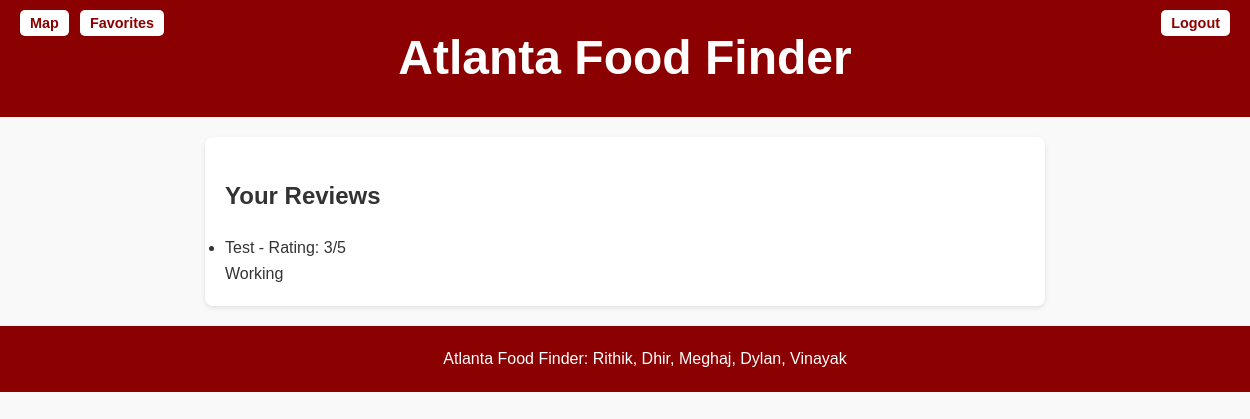
Screenshot of /users/list-reviews/ (signed in) with the database file from the repository.
### users/models.py (models this page shows, shortened)
class Review(models.Model):
    user = models.ForeignKey(User, on_delete=models.CASCADE)
    restaurant_name = models.CharField(max_length=255)
    rating = models.PositiveIntegerField(default=1, choices=[(i, i) for i in range(1, 6)])  # Rating from 1 to 5
    review_text = models.TextField()

### users/views.py (the view)
# urls.py: path('list-reviews/', views.list_reviews, name='list_reviews'),
@login_required
def list_reviews(request):
    reviews = Review.objects.filter(user=request.user)
    return render(request, 'users/list_reviews.html', {'reviews': reviews})

### users/templates/users/list_reviews.html
{% extends "users/base.html" %}
{% block content %}
    <h2>Your Reviews</h2>
    <ul>
        {% for review in reviews %}
            <li>{{ review.restaurant_name }} - Rating: {{ review.rating }}/5
                <br>{{ review.review_text }}</li>
        {% empty %}
            <li>No reviews added yet.</li>
        {% endfor %}
    </ul>
{% endblock %}

### users/static/css/base.css (style rules this page uses)
body, h1, p, ul { margin: 0; padding: 0; }
body { font-family: Arial, sans-serif; line-height: 1.6; background-color: #f9f9f9; color: #333; }

### rows the page displays
Review: restaurant_name "Test", rating "3", review_text "Working"
